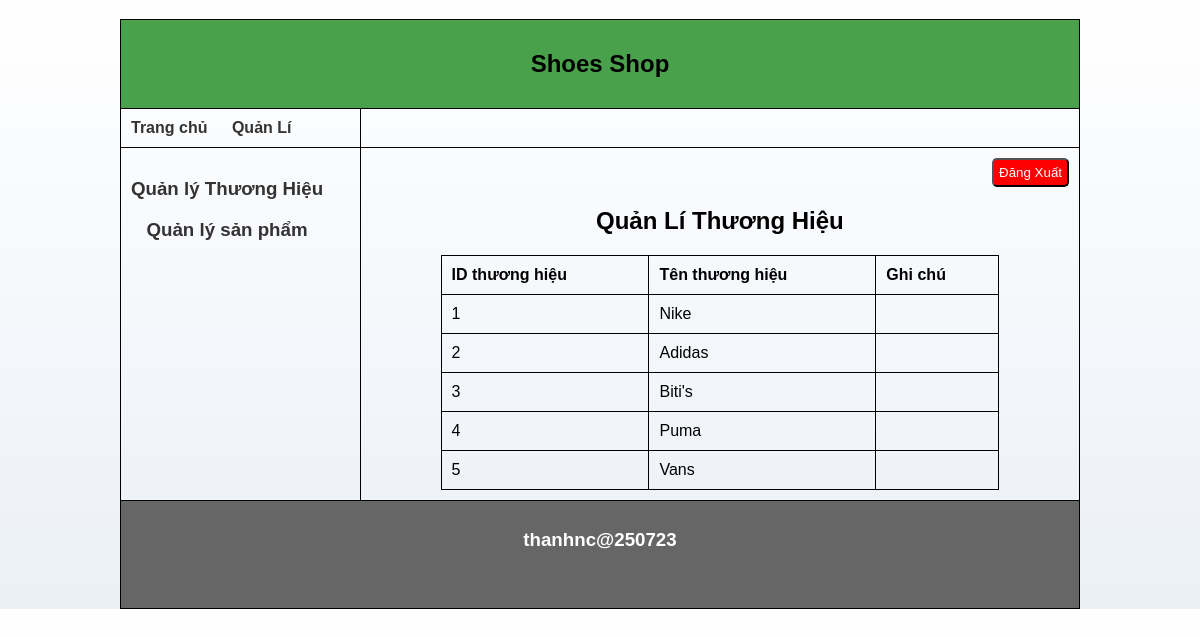
Screenshot of /quanly.php?page=qlsp (signed in) with the database file from the repository.
### tables this page shows
CREATE TABLE `hieugiay` (
  `IDHieuGiay` int(11) NOT NULL,
  `HieuGiay` varchar(100) NOT NULL,
  `GhiChu` varchar(100) NOT NULL
);

### model/mThuongHieu.php (called while the page is built, shortened)
<?php
    class MThuongHieu{
        public function selectAllTH(){
            $p = new clsKetNoi();
            $con = $p->moKetNoi();
            if($con){
                $str = "select * from hieugiay";
                $tblSP = $con->query($str);
                return $tblSP;
            }else{
                return false;
            }
        }
    }
?>

### controller/ctrThuongHieu.php (called while the page is built, shortened)
<?php
    include_once('model/mThuongHieu.php');
    class CThuongHieu{
        public function getAllTH(){
            $p= new MThuongHieu();
            $tblSP = $p->selectAllTH();
            if(!$tblSP){
                return -1;
            }else{
                if($tblSP->num_rows >0)
                    return $tblSP;
                else
                    return 0;
            }
        }
    }
?>

### view/ThuongHieu/index.php (the view)
<?php
    include_once("controller/ctrThuongHieu.php");
    $p = new CThuongHieu();
    $tblSP = $p->getAllTH();
    if($tblSP == -1){
        echo 'erro';
    }elseif(!$tblSP){
        echo '0 results';
    }else{
        echo '<h2>Quản Lí Thương Hiệu</h2>';
        echo '<table>
        <tr>
            <th>ID thương hiệu</th>
            <th>Tên thương hiệu</th>
            <th>Ghi chú</th>
        </tr>';
        while($r = $tblSP -> fetch_assoc()){
            echo "
                <tr>
                    <td>
                        ". $r['IDHieuGiay']."
                    </td>
                    <td>
                        ".$r['HieuGiay']."
                    </td>
                    <td>
                        ".$r['GhiChu']."
                    </td>
                </tr>
            ";
        }
        echo "</table>";
    }
?>

### view/giaodien/ql.php (style rules this page uses)
body { font-family: Arial, sans-serif; margin: 0; padding: 0; }
h1, h2, h3 { text-align: center; }
table { border-collapse: collapse; width: 80%; margin: 0 auto; }
table, th, td { border: 1px solid black; }
th, td { padding: 10px; text-align: left; }

### rows the page displays
hieugiay: IDHieuGiay "1", HieuGiay "Nike"
hieugiay: IDHieuGiay "2", HieuGiay "Adidas"
hieugiay: IDHieuGiay "3", HieuGiay "Biti's"
hieugiay: IDHieuGiay "4", HieuGiay "Puma"
hieugiay: IDHieuGiay "5", HieuGiay "Vans"
